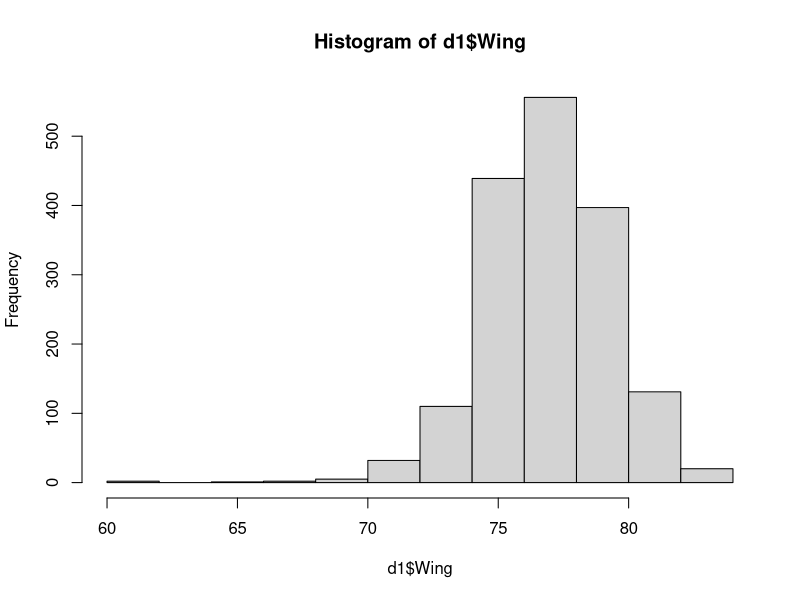
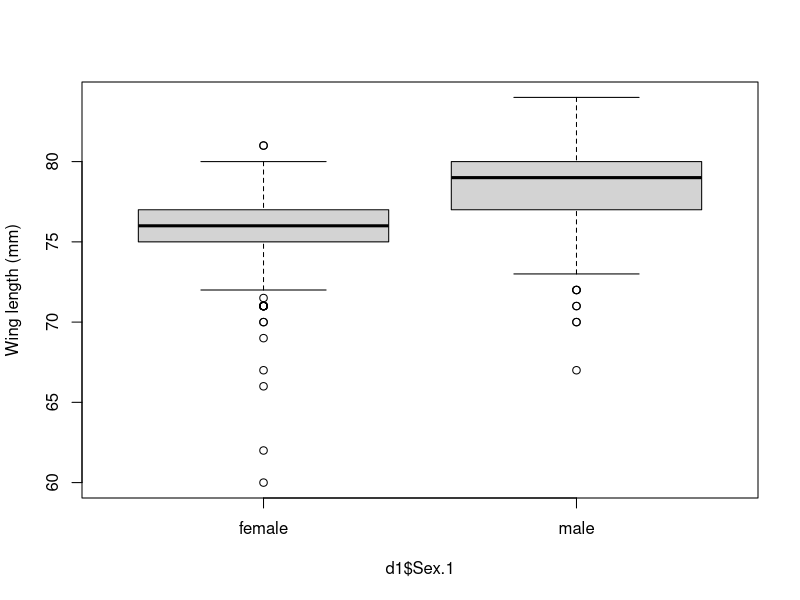
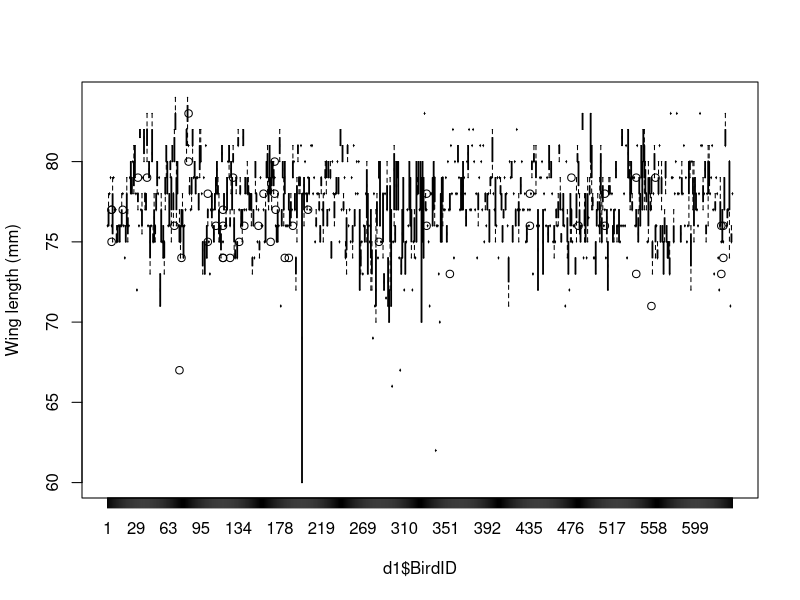
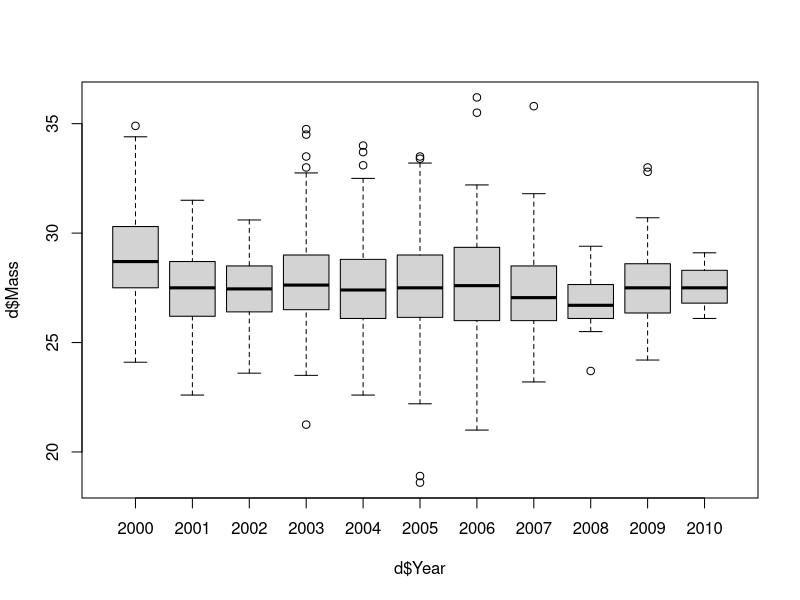

Generate these figures, in order, with R:
rm(list=ls())
graphics.off()
d<-read.table("../Data/SparrowSize.txt", header=TRUE)

# remove NA in wing data
d1<-subset(d, d$Wing!="NA")
summary(d1$Wing)
hist(d1$Wing)

#liner model of wing and sex
model1<-lm(Wing~Sex.1,data=d1)
summary(model1)

boxplot(d1$Wing~d1$Sex.1, ylab="Wing length (mm)")

# do anova
anova(model1)

#do t_test
t.test(d1$Wing~d1$Sex.1, var.equal=TRUE)

boxplot(d1$Wing~d1$BirdID, ylab="Wing length (mm)")

# modify format of form, calculate frequency of bird measured
require("dplyr")

tbl_df(d1)
glimpse(d1)

d$Mass %>% cor.test(d$Tarsus, na.rm=TRUE)
d1 %>% group_by(BirdID) %>% summarise (count=length(BirdID))
d1 %>% group_by(BirdID) %>% summarise (count=length(BirdID))
d1 %>% group_by(BirdID) %>% summarise (count=length(BirdID)) %>%  count(count)

# birdID vs wing length
model3<-lm(Wing~as.factor(BirdID), data=d1)
anova(model3)

boxplot(d$Mass~d$Year)

#birdid vs mass
m2<-lm(d$Mass~as.factor(d$Year))
anova(m2)
summary(m2)

t(model.matrix(m2))
summary(m2)
